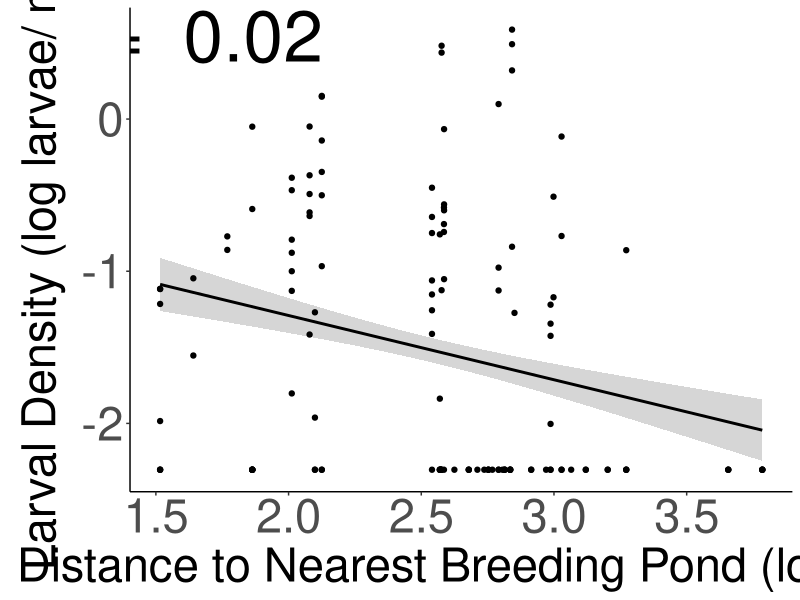
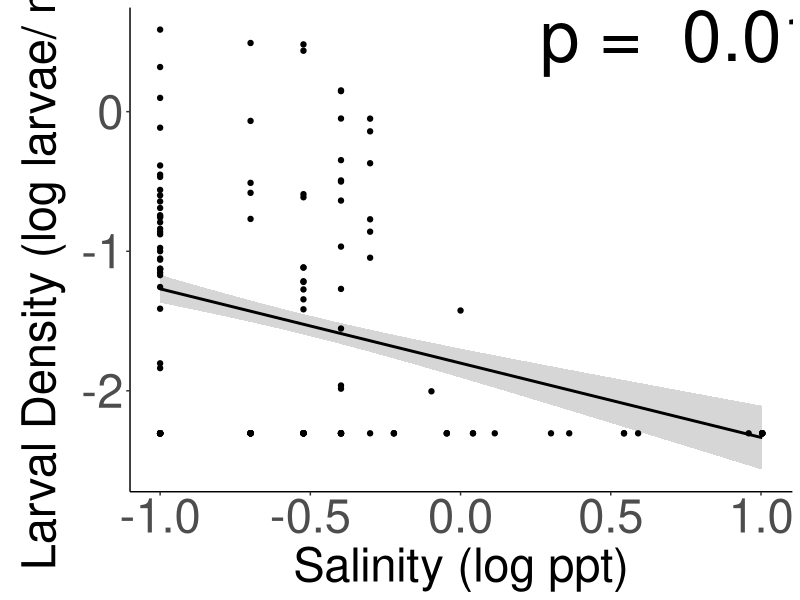
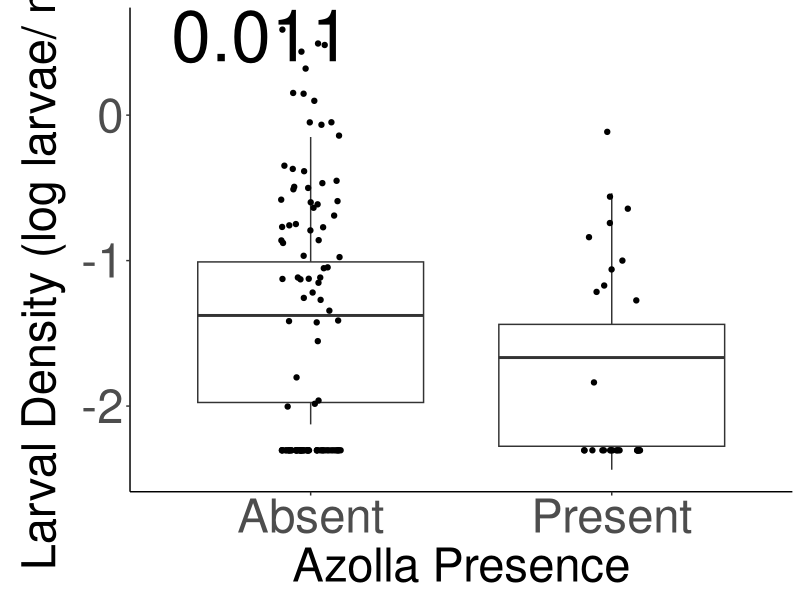
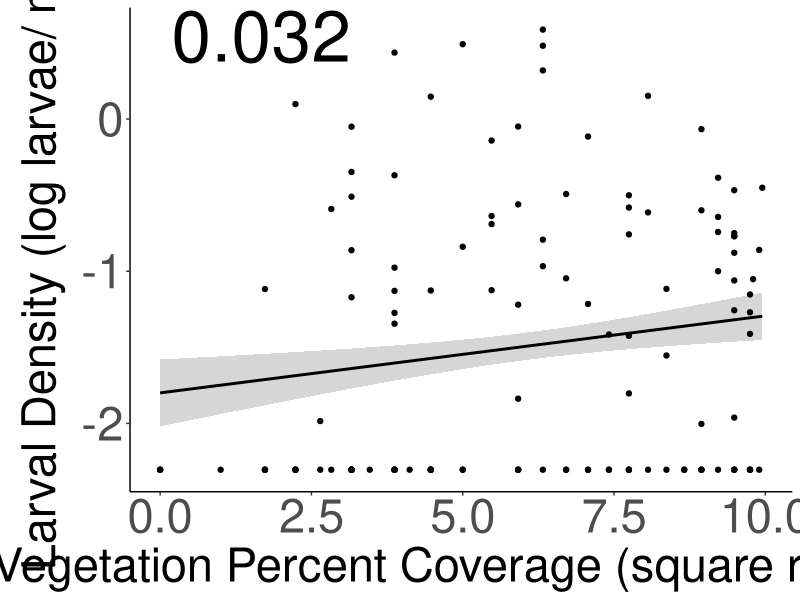
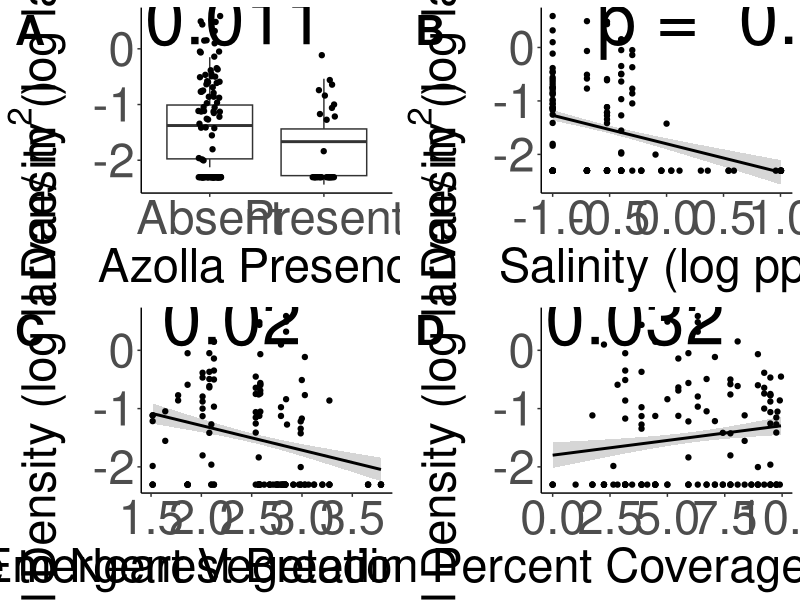
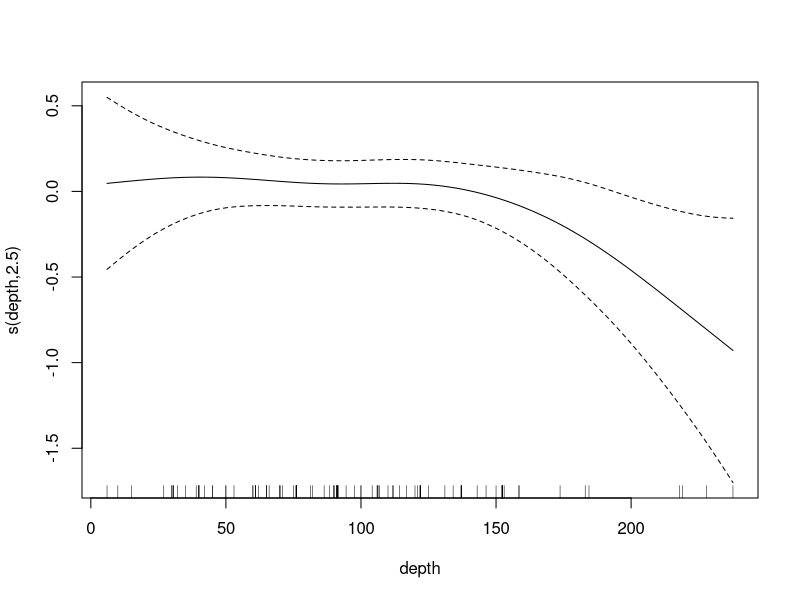
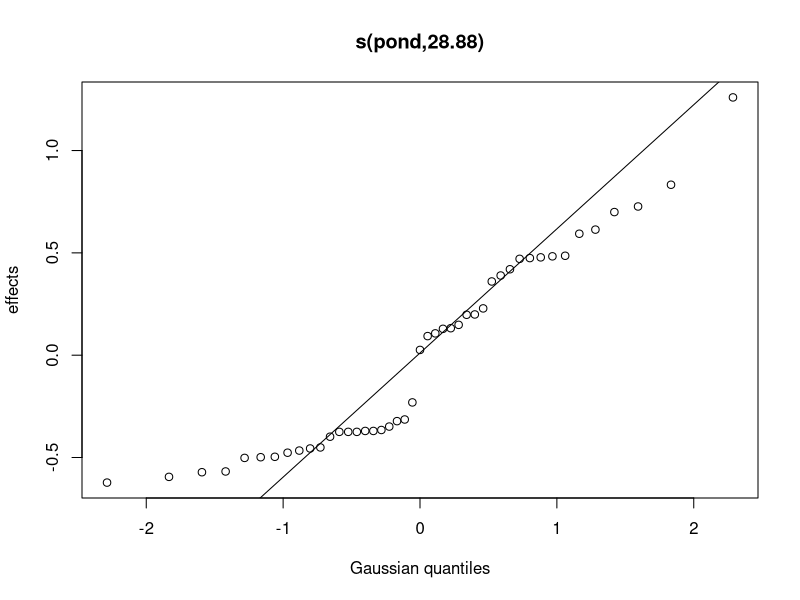
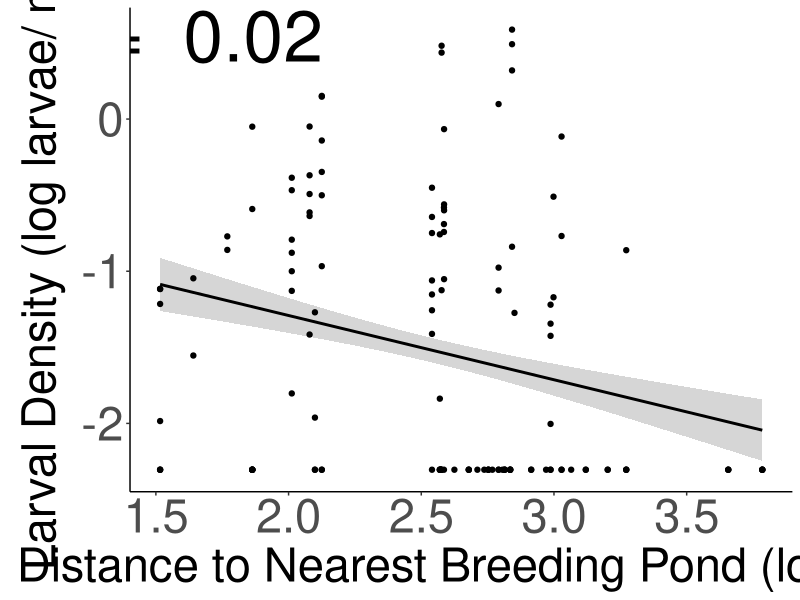

The R script that drew these images, in order:
#Univariate Fits of model data

#Load Packages
library(lme4)
library(lmerTest)
library(tidyverse)
library(broom.mixed)
library(cowplot)


################################################################################
# Read Data 
################################################################################
data <- read_csv("Data/univariate_data.csv") |>
  mutate(azolla = as.factor(azolla),
         vert_pred = as.factor(vert_pred),
         pond = as.factor(pond))


################################################################################
# Run univariate models
################################################################################

# Linear fit function generation -----------------------------------------------
uni_model <- function(predictor, data) {
  as.numeric(predictor)
  model <- lmerTest::lmer(log_larv_dens ~ predictor + (1|pond), data = data, na.action = na.exclude, REML = T)
  print(summary(model))
  anova(model)
}

# Run Models -------------------------------------------------------------------

# Azolla (p = 0.011)**
uni_model(data$azolla, data)

# Depth  (p = 0.141)
uni_model(data$depth, dat = data)

# Distance to nearest breeding pond (p = 0.02)**
uni_model(data$log_dist_to_breed, dat = data)

# Emergent vegetation (p = 0.031) **
uni_model(data$sqr_emergent_veg, dat = data)

# Medium Prey (p = 0.065)
uni_model(data$log_med_prey, dat = data)

# Large Prey (p = 0.694)
uni_model(data$log_large_prey, dat = data)

# Invert Pred (p = 0.712)
uni_model(data$log_invert_pred, dat = data)

# Plankton (p = 0.459)
uni_model(data$log_plankton, dat = data)

# Water Temp (p = 0.988)
uni_model(data$log_water_temp, dat = data)

# DO (p = 0.093)
uni_model(data$log_DO, dat = data)

# Nitrates (p = 0.45)
uni_model(data$log_nitrates, dat = data)

# pH (p = 0.642)
uni_model(data$log_pH, dat = data)

# Salinity (p = 0.013)*
uni_model(data$log_salinity, dat = data)

# Turbidity (p = 0.906)
uni_model(data$log_turbidity, dat = data)

# Chlorophyll (p = 0.693)
uni_model(data$sqrt_chlorophyll, dat = data)

#Suitable 598 (p = 0.110)
uni_model(data$suitable_598, dat = data)


#Suitable 598 split (p = 0.136)
uni_model(data$suitable_598_split, dat = data)

################################################################################




################################################################################
# Quadratic Models
################################################################################

# Quadratic Model function generation ------------------------------------------
quad_model <- function(predictor, data) {
  model <- lmer(log_larv_dens ~ poly(predictor,2) + (1|pond), data = data, na.action = na.exclude)
  summary(model)
}


# Depth
dat <- data |>
  dplyr::select(depth, log_larv_dens, pond) |>
  drop_na()

quad_model(dat$depth, dat)


# Distance to nearest breeding pond
dat <- data |>
  dplyr::select(log_dist_to_breed, log_larv_dens, pond) |>
  drop_na()

quad_model(dat$log_dist_to_breed, dat)


# Emergent vegetation
dat <- data |>
  dplyr::select(sqr_emergent_veg, log_larv_dens, pond) |>
  drop_na()

quad_model(dat$sqr_emergent_veg, dat)


# Medium Prey
dat <- data |>
  dplyr::select(log_med_prey, log_larv_dens, pond) |>
  drop_na()

quad_model(dat$log_med_prey, dat)


# Large Prey
dat <- data |>
  dplyr::select(log_large_prey, log_larv_dens, pond) |>
  drop_na()

quad_model(dat$log_large_prey, dat)


# Invert Pred
dat <- data |>
  dplyr::select(log_invert_pred, log_larv_dens, pond) |>
  drop_na()

quad_model(dat$log_invert_pred, dat)


# Plankton
dat <- data |>
  dplyr::select(log_plankton, log_larv_dens, pond) |>
  drop_na()

quad_model(dat$log_plankton, dat)


# Water Temp
dat <- data |>
  dplyr::select(log_water_temp, log_larv_dens, pond) |>
  drop_na()

quad_model(dat$log_water_temp, dat)


# DO
dat <- data |>
  dplyr::select(log_DO, log_larv_dens, pond) |>
  drop_na()

quad_model(dat$log_DO, dat)


# Nitrates
dat <- data |>
  dplyr::select(log_nitrates, log_larv_dens, pond) |>
  drop_na()

quad_model(dat$log_nitrates, dat)


# pH
dat <- data |>
  dplyr::select(log_pH, log_larv_dens, pond) |>
  drop_na()

quad_model(dat$log_pH, dat)


# Salinity
dat <- data |>
  dplyr::select(log_salinity, log_larv_dens, pond) |>
  drop_na()

quad_model(dat$log_salinity, dat)


# Turbidity
dat <- data |>
  dplyr::select(log_turbidity, log_larv_dens, pond) |>
  drop_na()

quad_model(dat$log_turbidity, dat)


# Chlorophyll
dat <- data |>
  dplyr::select(sqrt_chlorophyll, log_larv_dens, pond) |>
  drop_na()

quad_model(dat$sqrt_chlorophyll, dat)




################################################################################
# Visualizing the four significant bivariate fits 
################################################################################

## Distance Model --------------------------------------------------------------
distance_model <- lmer(log_larv_dens ~ log_dist_to_breed +  (1|pond), data = data)
summary(distance_model)
p_valueDist <- coef(summary(distance_model))[2,5]

tidy_distance <- augment(distance_model)

### This plots the actual datapoints but fits a line to the predicted effects
distance_plot <- ggplot(data = tidy_distance,
       mapping = aes(x = log_dist_to_breed,
                     y = .fitted))+
  geom_smooth(method = "lm", level = 0.95, color = "black")+
  geom_point(mapping = aes(x = log_dist_to_breed,
                           y = log_larv_dens)) +
  labs(x = "Distance to Nearest Breeding Pond (log m)",
       y = "Larval Density (log larvae/"~m^2~")") +
  theme_classic() +
  theme(axis.title = element_text(size = 34),
        axis.text = element_text(size = 34),
        title = element_text(size = 20)) +
  annotate("text", x = 1.6, y = 0.55, label = paste("p = ", round(p_valueDist, 3)),
           size = 18, color = "black") 

distance_plot
ggsave("Figures/distance.jpg", distance_plot, width = 25, height = 15)

##Salinity Model ---------------------------------------------------------------
salinity_model <- lmer(log_larv_dens ~ log_salinity +  (1|pond), data = data)
summary(salinity_model)
p_value_salinity <- coef(summary(salinity_model))[2,5]
tidy_salinity <- augment(salinity_model)

### This plots the actual datapoints but fits a line to the predicted response
salinity_plot <- ggplot(data = tidy_salinity,
       mapping = aes(x = log_salinity,
                     y = .fitted))+
  geom_smooth(method = "lm", level = 0.95, color = "black")+
  geom_point(mapping = aes(x = log_salinity,
                           y = log_larv_dens)) +
  labs(x = "Salinity (log ppt)",
       y = "Larval Density (log larvae/"~m^2~")") +
  theme_classic() +
  theme(axis.title = element_text(size = 34),
        axis.text = element_text(size = 34),
        title = element_text(size = 20)) +
  annotate("text", x = 0.8, y = 0.55, label = paste("p = ", round(p_value_salinity, 3)),
           size = 18, color = "black") 


salinity_plot
ggsave("Figures/salinity.jpg", salinity_plot, width = 25, height = 15)


## Azolla model ----------------------------------------------------------------
levels(data$azolla) <- c('Absent', 'Present')
azolla_model <- lmer(log_larv_dens ~ azolla +  (1|pond), data = data, na.action = na.exclude)
p_value_azolla <- coef(summary(azolla_model))[2,5]
summary(azolla_model)

tidy_azolla <- augment(azolla_model)

## Boxplot of azolla model predictions. Still uses fits rather than fixed.
azolla_plot <- ggplot(data = tidy_azolla, aes(x = azolla, y = .fitted)) + 
  geom_boxplot() +
  geom_jitter(mapping = aes(x = azolla, y = log_larv_dens), width = 0.1) +
  theme_classic()+
  labs(x = "Azolla Presence",
       y = "Larval Density (log larvae/"~m^2~")") +
  theme(axis.title = element_text(size = 34),
        axis.text = element_text(size = 34),
        title = element_text(size = 20)) +
  annotate("text", x = 0.6, y = 0.55, label = paste("p = ", round(p_value_azolla, 3)),
           size = 18, color = "black") 


azolla_plot
ggsave("Figures/azolla.jpg", azolla_plot, width = 25, height = 15)

##Vegetation Model ---------------------------------------------------------------
veg_model <- lmer(log_larv_dens ~ sqr_emergent_veg +  (1|pond), data = data, na.action = na.exclude)
summary(salinity_model)
p_value_veg <- coef(summary(veg_model))[2,5]

tidy_veg <- augment(veg_model)

### This plots the actual datapoints but fits a line to the predicted response
veg_plot <- ggplot(data = tidy_veg,
       mapping = aes(x = sqr_emergent_veg,
                     y = .fitted))+
  geom_smooth(method = "lm", level = 0.95, color = "black")+
  geom_point(mapping = aes(x = sqr_emergent_veg,
                           y = log_larv_dens)) +
  labs(x = "Emergent Vegetation Percent Coverage (square root transformed)",
       y = "Larval Density (log larvae/"~m^2~")") +
  theme_classic() +
  theme(axis.title = element_text(size = 34),
        axis.text = element_text(size = 34),
        title = element_text(size = 20)) +
  annotate("text", x = 0.5, y = 0.55, label = paste("p = ", round(p_value_veg, 3)),
           size = 18, color = "black") 

 
veg_plot
ggsave("Figures/emergent_veg.jpg", veg_plot, width = 25, height = 15)



# Saving the multiplot ---------------------------------------------------------

multiPlot <- cowplot::plot_grid(azolla_plot, salinity_plot, distance_plot, veg_plot,
                                nrow = 2,
                                labels = c("A", "B", "C", "D"),
                                label_size = 30)
multiPlot
ggsave("Figures/univariate_fits.png", multiPlot, width = 25, height = 15)




library(mgcv)
depth_gam <- gam(log_larv_dens ~ s(depth) + s(pond, bs = 're'), data = data, method = "REML")
summary(depth_gam)
plot(depth_gam)
